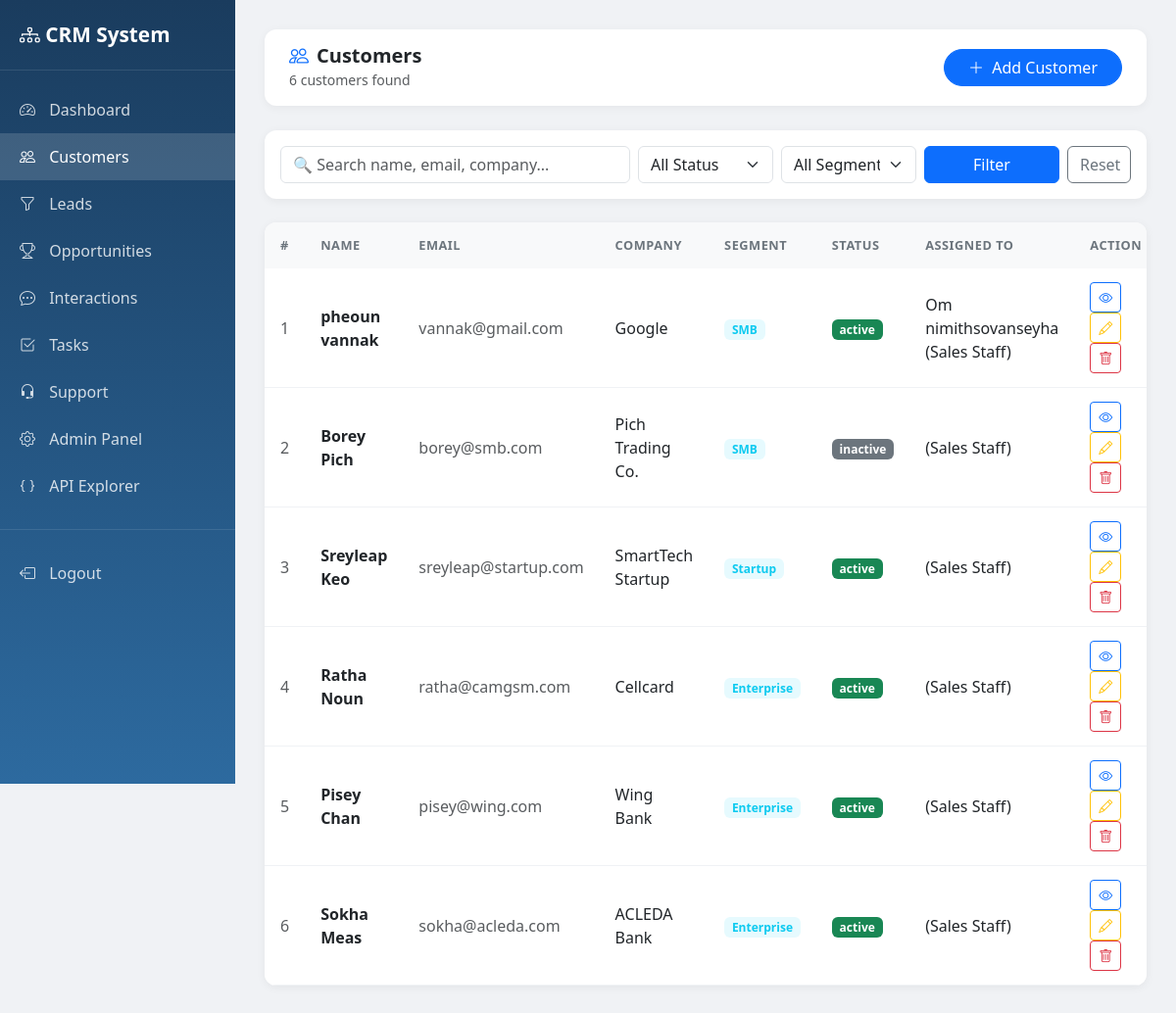
Screenshot of /customers/ (signed in) with the database file from the repository.
### customers/models.py (models this page shows, shortened)
class Customer(models.Model):
    SEGMENT_CHOICES = [
        ('enterprise', 'Enterprise'),
        ('smb', 'SMB'),
        ('startup', 'Startup'),
        ('individual', 'Individual'),
    ]
    STATUS_CHOICES = [
        ('active', 'Active'),
        ('inactive', 'Inactive'),
        ('blocked', 'Blocked'),
    ]
    full_name = models.CharField(max_length=200)
    email = models.EmailField(unique=True, blank=True, null=True)
    phone = models.CharField(max_length=20, blank=True)
    company = models.CharField(max_length=200, blank=True)
    job_title = models.CharField(max_length=100, blank=True)
    segment = models.CharField(max_length=20, choices=SEGMENT_CHOICES, blank=True)
    industry = models.CharField(max_length=100, blank=True)
    city = models.CharField(max_length=100, blank=True)
    country = models.CharField(max_length=100, blank=True)
    status = models.CharField(max_length=20, choices=STATUS_CHOICES, default='active')
    tags = models.ManyToManyField(CustomerTag, blank=True)
    assigned_to = models.ForeignKey(User, on_delete=models.SET_NULL, null=True, blank=True, related_name='assigned_customers')
    created_by = models.ForeignKey(User, on_delete=models.SET_NULL, null=True, related_name='created_customers')
    created_at = models.DateTimeField(auto_now_add=True)
    updated_at = models.DateTimeField(auto_now=True)

### accounts/models.py (models this page shows)
class User(AbstractUser):
    ROLE_CHOICES = [
        ('admin', 'Admin'),
        ('sales_staff', 'Sales Staff'),
        ('customer_service', 'Customer Service'),
    ]
    phone = models.CharField(max_length=20, blank=True)
    role = models.CharField(max_length=20, choices=ROLE_CHOICES, default='sales_staff')
    profile_image = models.ImageField(upload_to='profiles/', blank=True, null=True)
    user_role = models.ForeignKey(Role, on_delete=models.SET_NULL, null=True, blank=True)
    def __str__(self):
        role_name = self.user_role.name if self.user_role else self.get_role_display()
        return f"{self.get_full_name()} ({role_name})"

### customers/views.py (the view)
# urls.py: path('', views.customer_list, name='customer_list'),
@login_required
@sales_or_service_required
def customer_list(request):
    query = request.GET.get('q', '')
    status = request.GET.get('status', '')
    segment = request.GET.get('segment', '')
    customers = Customer.objects.all().order_by('-created_at')
    if query:
        customers = customers.filter(
            Q(full_name__icontains=query) |
            Q(email__icontains=query) |
            Q(company__icontains=query)
        )
    if status:
        customers = customers.filter(status=status)
    if segment:
        customers = customers.filter(segment=segment)
    context = {
        'customers': customers,
        'query': query,
        'status': status,
        'segment': segment,
        'total': customers.count(),
    }
    return render(request, 'customers/customer_list.html', context)

### accounts/permissions.py (called while the page is built)
def has_role(user, *roles):
    if not user.is_authenticated:
        return False
    if user.is_superuser or getattr(user, 'role', None) == ADMIN:
        return True
    return getattr(user, 'role', None) in roles

def role_required(*roles):
    def decorator(view_func):
        @wraps(view_func)
        def wrapper(request, *args, **kwargs):
            if has_role(request.user, *roles):
                return view_func(request, *args, **kwargs)
            messages.error(request, 'You do not have permission to access that CRM module.')
            return redirect('dashboard')
        return wrapper
    return decorator

### templates/customers/customer_list.html (shortened to what this page needs)
{% extends 'base.html' %}
{% block nav_customers %}class="active"{% endblock %}
{% block content %}
<div class="topbar">
    <div>
        <h5 class="mb-0 fw-bold"><i class="bi bi-people text-primary me-2"></i>Customers</h5>
        <small class="text-muted">{{ total }} customer{{ total|pluralize }} found</small>
    </div>
    <a href="/customers/add/" class="btn btn-primary rounded-pill px-4">
        <i class="bi bi-plus-lg me-1"></i> Add Customer
    </a>
</div>
<div class="table-card mb-4 p-3">
    <form method="get" class="row g-2 align-items-end">
        <div class="col-md-5">
            <input type="text" name="q" value="{{ query }}" class="form-control" placeholder="🔍 Search name, email, company...">
        </div>
        <div class="col-md-2">
            <select name="status" class="form-select">
                <option value="">All Status</option>
            </select>
        </div>
        <div class="col-md-2">
            <select name="segment" class="form-select">
                <option value="">All Segments</option>
            </select>
        </div>
        <div class="col-md-2">
            <button type="submit" class="btn btn-primary w-100">Filter</button>
        </div>
        <div class="col-md-1">
            <a href="/customers/" class="btn btn-outline-secondary w-100">Reset</a>
        </div>
    </form>
</div>
<div class="table-card">
    <table class="table mb-0">
        <thead>
            <tr>
                <th>#</th><th>Name</th><th>Email</th><th>Company</th>
                <th>Segment</th><th>Status</th><th>Assigned To</th><th>Action</th>
            </tr>
        </thead>
        <tbody>
            {% for customer in customers %}
            <tr>
                <td class="text-muted">{{ forloop.counter }}</td>
                <td class="fw-semibold">{{ customer.full_name }}</td>
                <td class="text-muted">{{ customer.email|default:"-" }}</td>
                <td>{{ customer.company|default:"-" }}</td>
                <td>
                    {% if customer.segment %}
                    <span class="badge bg-info bg-opacity-10 text-info">{{ customer.get_segment_display }}</span>
                    {% else %}-{% endif %}
                </td>
                <td>
                    <span class="badge {% if customer.status == 'active' %}bg-success{% elif customer.status == 'inactive' %}bg-secondary{% else %}bg-danger{% endif %}">
                        {{ customer.status }}
                    </span>
                </td>
                <td>{{ customer.assigned_to|default:"-" }}</td>
                <td>
                    <a href="/customers/{{ customer.pk }}/" class="btn btn-sm btn-outline-primary"><i class="bi bi-eye"></i></a>
                    <a href="/customers/{{ customer.pk }}/edit/" class="btn btn-sm btn-outline-warning"><i class="bi bi-pencil"></i></a>
                    <a href="/customers/{{ customer.pk }}/delete/" class="btn btn-sm btn-outline-danger"><i class="bi bi-trash"></i></a>
                </td>
            </tr>
            {% endfor %}
        </tbody>
    </table>
</div>
{% endblock %}

### rows the page displays
Customer: full_name "pheoun vannak", email "vannak@gmail.com", company "Google", segment "SMB", status "active", assigned_to "Om nimithsovanseyha (Sales Staff)"
Customer: full_name "Borey Pich", email "borey@smb.com", company "Pich Trading Co.", segment "SMB", status "inactive", assigned_to "(Sales Staff)"
Customer: full_name "Sreyleap Keo", email "sreyleap@startup.com", company "SmartTech Startup", segment "Startup", status "active", assigned_to "(Sales Staff)"
Customer: full_name "Ratha Noun", email "ratha@camgsm.com", company "Cellcard", segment "Enterprise", status "active", assigned_to "(Sales Staff)"
Customer: full_name "Pisey Chan", email "pisey@wing.com", company "Wing Bank", segment "Enterprise", status "active", assigned_to "(Sales Staff)"
Customer: full_name "Sokha Meas", email "sokha@acleda.com", company "ACLEDA Bank", segment "Enterprise", status "active", assigned_to "(Sales Staff)"

### other values shown
{{ total }} "6"
